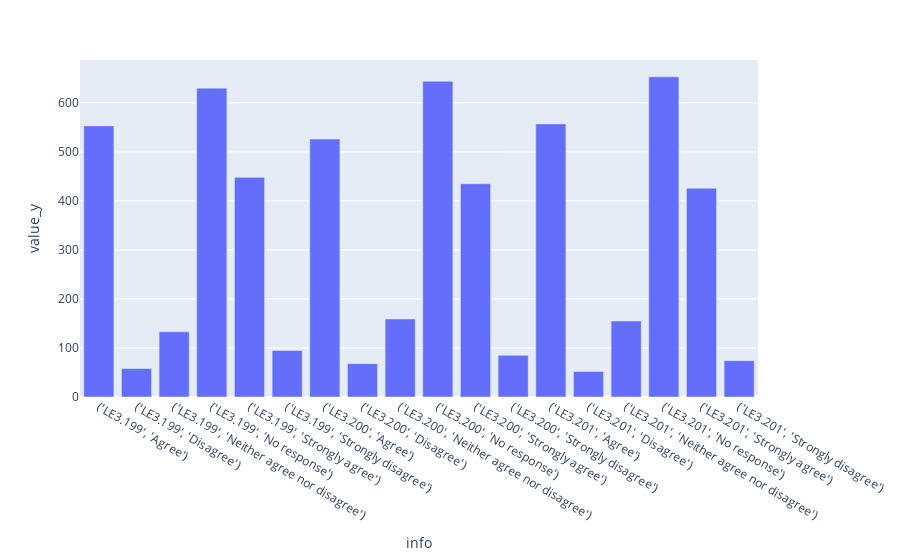

Notebook source saved alongside this figure:
### Code cell
px.bar(df_5, x='info', y= 'value_y')

### Figure 1 — Plotly figure (JSON) as saved in the notebook; plotly's stock layout.template omitted (floating-point values rounded to 4 significant figures)
{"data": [{"alignmentgroup": "True", "hovertemplate": "info=%{x}<br>value_y=%{y}<extra></extra>", "legendgroup": "", "marker": {"color": "#636efa", "pattern": {"shape": ""}}, "name": "", "offsetgroup": "", "orientation": "v", "showlegend": false, "textposition": "auto", "type": "bar", "x": ["('LE3.199', 'Agree')", "('LE3.199', 'Disagree')", "('LE3.199', 'Neither agree nor disagree')", "('LE3.199', 'No response')", "('LE3.199', 'Strongly agree')", "('LE3.199', 'Strongly disagree')", "('LE3.200', 'Agree')", "('LE3.200', 'Disagree')", "('LE3.200', 'Neither agree nor disagree')", "('LE3.200', 'No response')", "('LE3.200', 'Strongly agree')", "('LE3.200', 'Strongly disagree')", "('LE3.201', 'Agree')", "('LE3.201', 'Disagree')", "('LE3.201', 'Neither agree nor disagree')", "('LE3.201', 'No response')", "('LE3.201', 'Strongly agree')", "('LE3.201', 'Strongly disagree')"], "xaxis": "x", "y": [553, 58, 133, 630, 448, 95, 526, 68, 159, 644, 435, 85, 557, 52, 155, 653, 426, 74], "yaxis": "y"}], "layout": {"barmode": "relative", "legend": {"tracegroupgap": 0}, "margin": {"t": 60}, "xaxis": {"anchor": "y", "domain": [0, 1], "title": {"text": "info"}}, "yaxis": {"anchor": "x", "domain": [0, 1], "title": {"text": "value_y"}}}}
